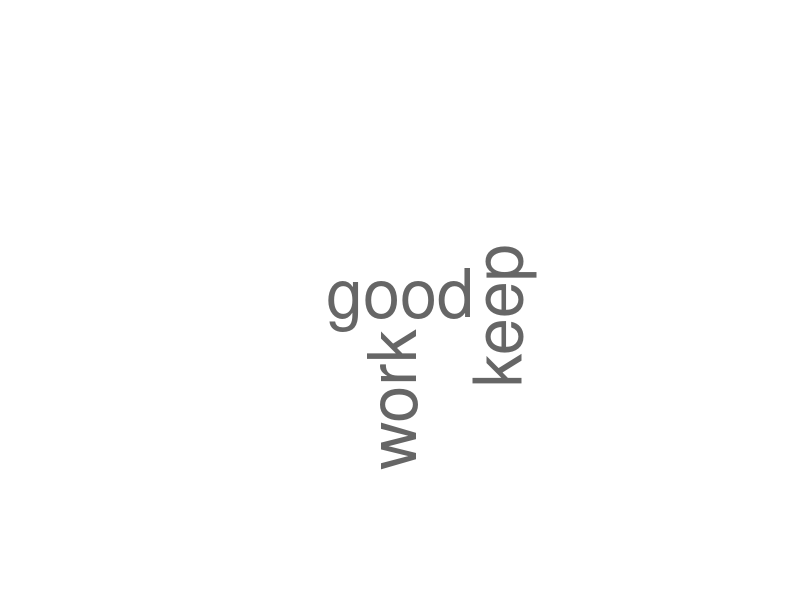
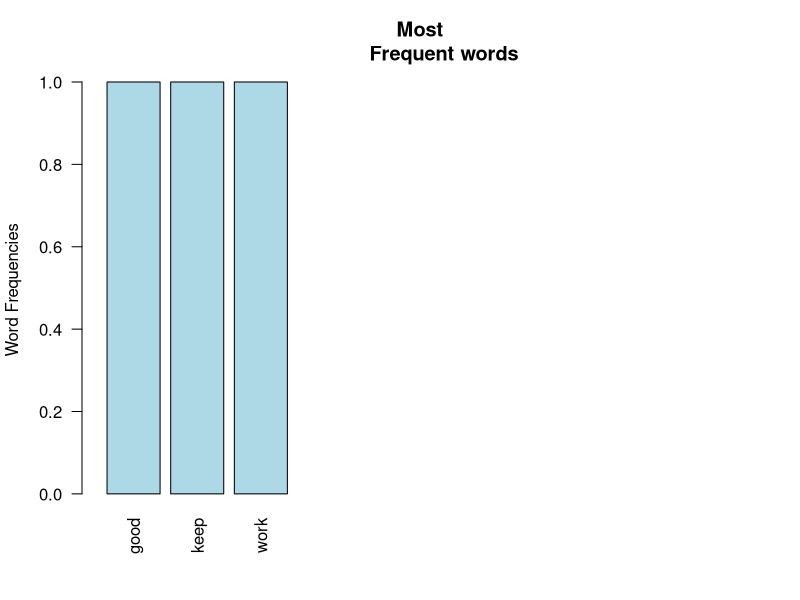

These charts were generated, in order, by the following R code:
#Importing text data into R
#To import text data in R, use readLines('filepath/filename.txt') as shown below

text = readLines("text/complements.txt")

#First install R packages below and then load using library as shown.

library("tm")
library("SnowballC")
library("wordcloud")

#change document into Corpus

docs <- Corpus(VectorSource(text))
docs

#Beginning of text cleaning 

toSpace <- content_transformer(function(x,pattern)gsub(pattern,"",x))
docs <- tm_map(docs,toSpace,"/")

#Convert the text to lower case

docs <- tm_map(docs,content_transformer(tolower))

#Remove numbers

docs <- tm_map(docs,removeNumbers)

#Remove english common stopwords

docs <- tm_map(docs,removeWords,stopwords("english"))

#To remove your own stop word
#specify your stopwords as a character vector

docs <- tm_map(docs,removeWords,c("blabla1","blabla2"))

#Remove punctuations

docs <- tm_map(docs,removePunctuation)

#Eliminate extra white spaces

docs <- tm_map(docs,stripWhitespace)

#End of text cleaning

dtm <- TermDocumentMatrix(docs)
dtm

#To transpose this matrix;Use dtm <- DocumentTermMatrix(docs)


m <- as.matrix(dtm)
v <- sort(rowSums(m),decreasing=TRUE)
d <- data.frame(word = names(v),freq=v)

#T view the first ten words with their frequencies

head(d,10)

#Drawing wordcloud

set.seed(5678)
png(filename = "images/cloud_complements.png",width = 500, height = 500)
wordcloud(words = d$word, freq = d$freq, min.freq = 1, max.words= 100, random.order = FALSE,
          rot.per=0.35,colors = brewer.pal(8,"Dark2"))

#word association
findAssocs(dtm,terms="day",corlimit=0.7)

#Frequency Terms
findFreqTerms(dtm,lowfreq=5)

png(filename = "images/temp_complements.png",width = 500, height = 500)
#Plotting bar graph of word frequencies
barplot(d[1:10,]$freq,las=2,names.arg = d[1:10,]$word,col = "lightblue",main="Most
        Frequent words",ylab="Word Frequencies")

dev.off()
